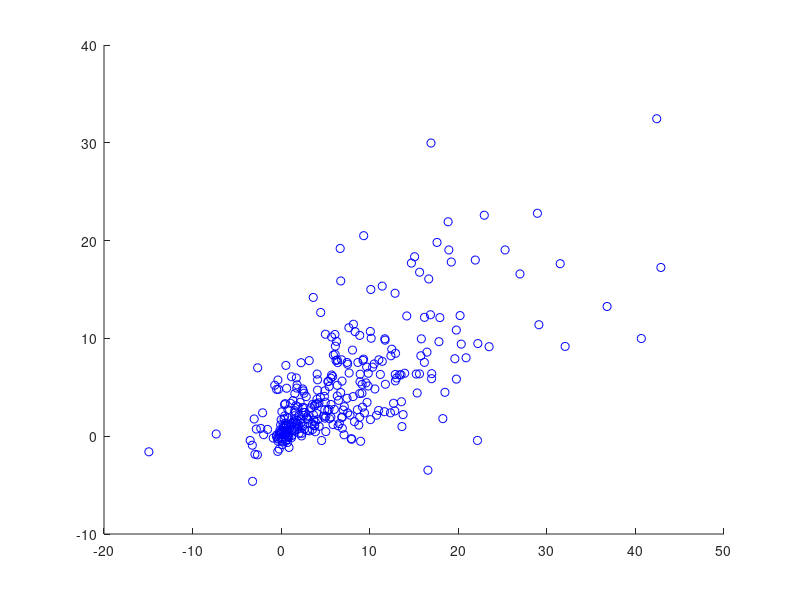

Write MATLAB code to recreate this figure. (Note: this script raises an error after producing the figure.)
%% memory tuning amplitude comparison between tasks (Figure 2E)
clear; clc;

% Load memory activity in the look task
load('memory_amp_look_early_delay.mat'); % in early delay (0-500 ms from target offset)
look_early = memory_amp;
load('memory_amp_look_late_delay.mat'); % in late delay (500-1000 ms from target offset)
look_late = memory_amp;

% Load memory activity in the no-look task
load('memory_amp_nolook_early_delay.mat'); % in early delay (0-500 ms from target offset)
nolook_early = memory_amp;
load('memory_amp_nolook_late_delay.mat'); % in late delay (500-1000 ms from target offset)
nolook_late = memory_amp;

look = look_early; % replace it to "look_late" to see late delay period activity
nolook = nolook_early; % replace it to "nolook_late" to see late delay period activity

scatter(look,nolook,'b'); hold on;
[b,bintr,bintjm] = gmregress(look,nolook);
y = b(2)*look+b(1);
hold on; plot(look,y,'b','LineWidth',2);

xline(0,'k:'); hold on;
yline(0,'k:'); hold on;

[r1, p1] = corr(look', nolook', 'type', 'Spearman');

title(['Memory activity in the two tasks: rho = ' num2str(round(r1,2)) ', p = ' num2str(round(p1,2)) '']);
xlabel('Look, Tuning amplitude (spikes/s)');
ylabel('No-look, Tuning amplitude (spikes/s)');